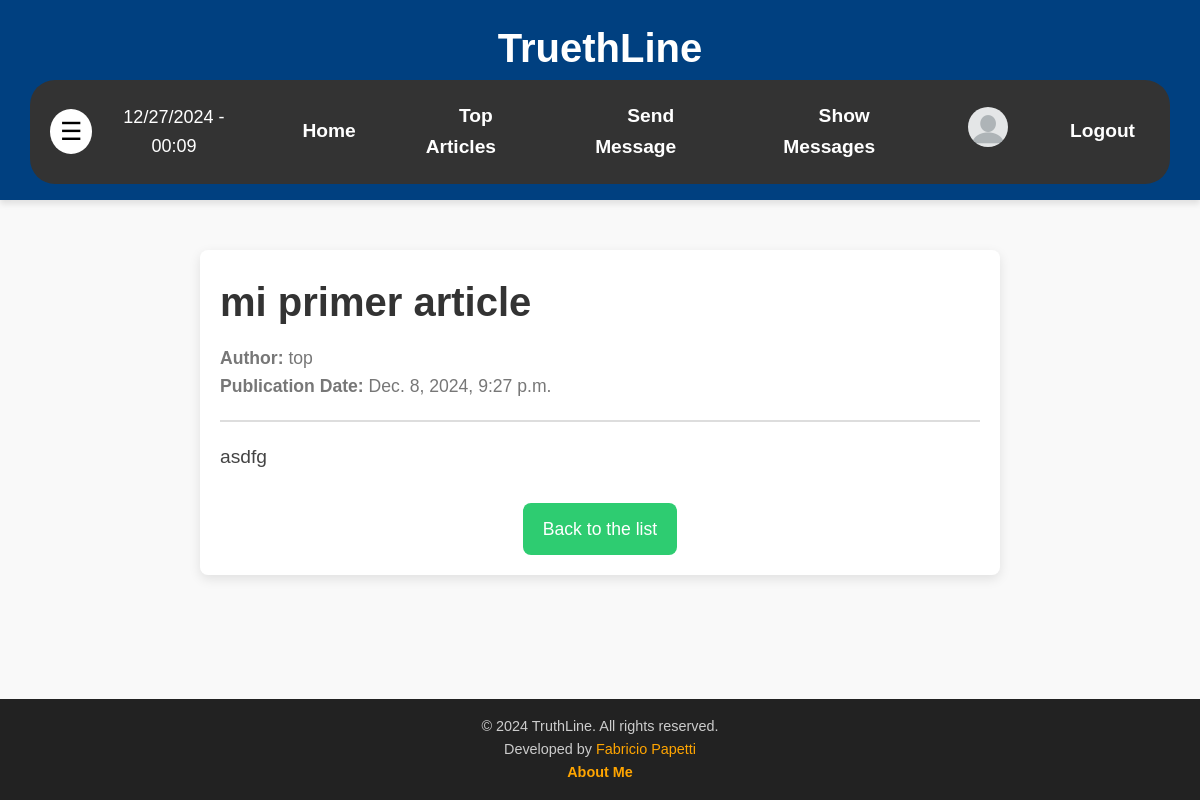
The page /articles/1/ (signed in) on the database as committed earlier.
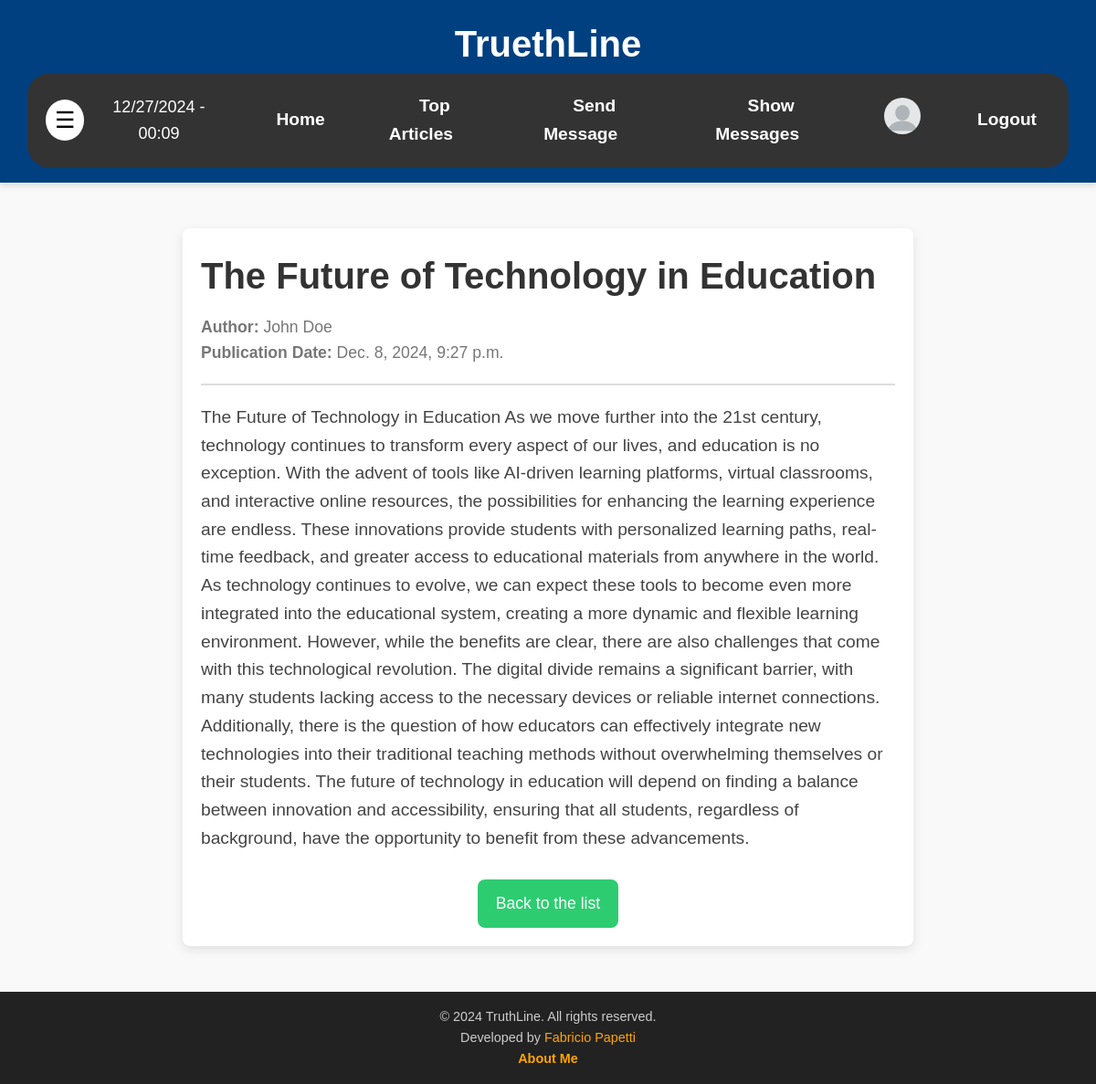
The same page on the database as committed later.
### articles/models.py (models this page shows, shortened)
class Article(models.Model):
    title = models.CharField(max_length=255)
    author = models.CharField(max_length=100)
    content = models.TextField()
    publication_date = models.DateTimeField(auto_now_add=True)
    last_updated = models.DateTimeField(auto_now=True)
    is_published = models.BooleanField(default=False)

### articles/views.py (the view)
# urls.py: path('<int:id>/', getArticleDetail, name='article_detail'),
def getArticleDetail(request, id):
    article = get_object_or_404(Article, id=id)
    return render(request, "articles/article_detail.html", {"article": article})

### articles/templates/articles/article_detail.html (shortened to what this page needs)
{% extends 'homepage/base.html' %}
{% load static %}
{% block content %}
    <div class="article-container-detail">
        <div class="article-header-detail">
            <h1>{{ article.title }}</h1>
            <p><strong>Author:</strong> {{ article.author }}</p>
            <p><strong>Publication Date:</strong> {{ article.publication_date }}</p>
        </div>
        <div class="article-content-detail">
            <p>{{ article.content }}</p>
        </div>
        <div class="article-actions">
            <a href="{% url 'articles' %}" class="btn-back-detail">Back to the list</a>
        </div>
    </div>
{% endblock content %}

Rows that differ between the two databases and show on the page:
changed Article: title "mi primer article" → "The Future of Technology in Education"; author "top" → "John Doe"; content "asdfg" → "The Future of Technology in Education As we move further into the 21st century, technology continues to transform every aspect of our lives, and education is no exception. With the advent of tools like AI-driven learning platforms, virtual classrooms, and interactive online resources, the possibilities for enhancing the learning experience are endless. These innovations provide students with personalized learning paths, real-time feedback, and greater access to educational materials from anywhere in the world. As technology continues to evolve, we can expect these tools to become even more integrated into the educational system, creating a more dynamic and flexible learning environment.…"
